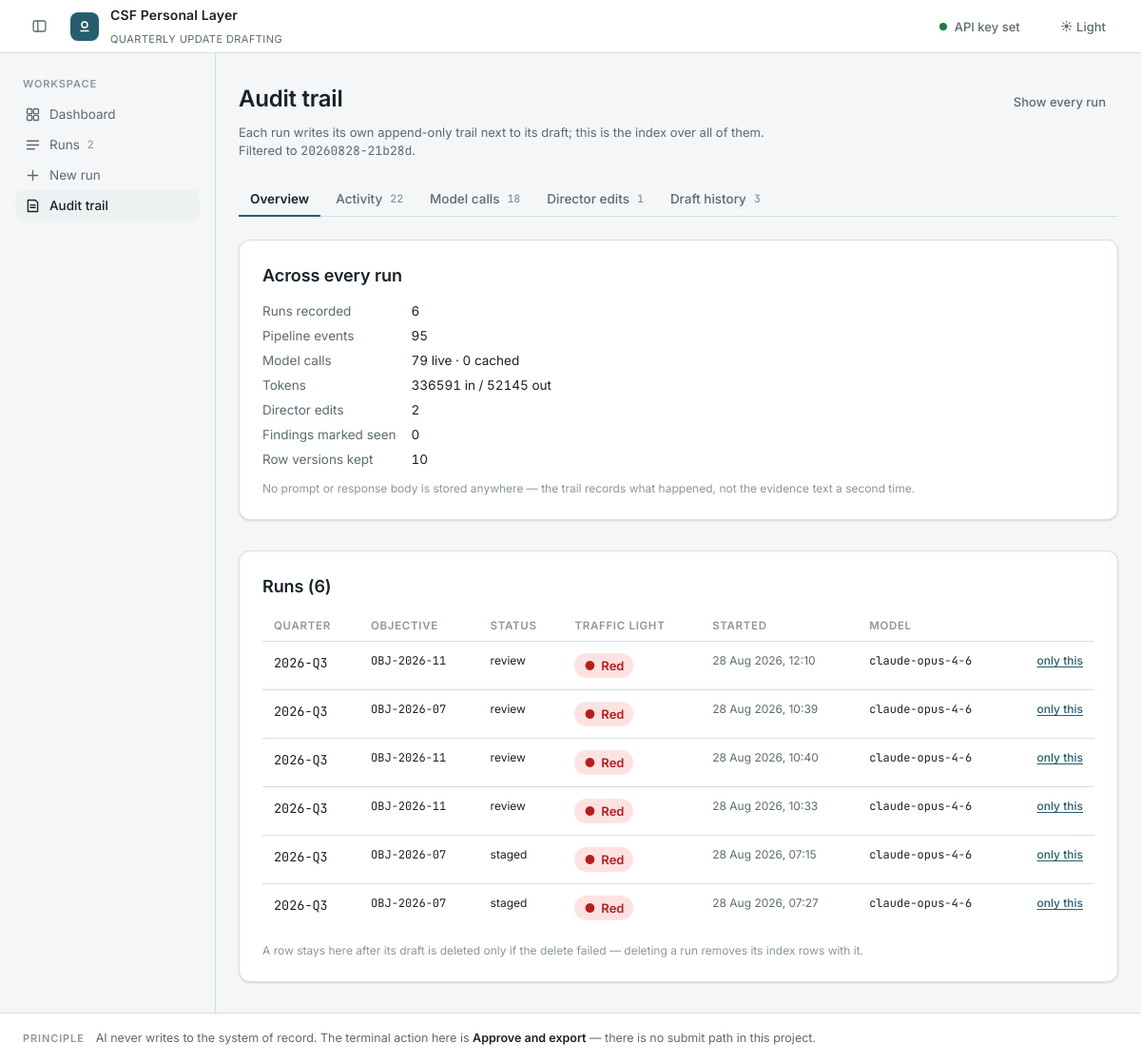
Screenshot of /audit?run=20260828-21b28d with the database file from the repository.
### tables this page shows
CREATE TABLE runs (
    thread_id        TEXT PRIMARY KEY,
    created_at       TEXT,
    updated_at       TEXT,
    status           TEXT,
    quarter          TEXT,
    objective_id     TEXT,
    objective_title  TEXT,
    as_of            TEXT,
    model            TEXT,
    evidence_count   INTEGER,
    traffic_light    TEXT,
    progress_percent INTEGER,
    staged_at        TEXT
);

### app/main.py (the view)
@app.get("/audit", response_class=HTMLResponse)
async def workspace_audit(request: Request, run: str = ""):
    index()
    return render(
        request,
        "audit_all.html",
        {
            "totals": db.totals(),
            "runs": db.runs(),
            "events": db.audit_rows(run or None, "event", limit=300),
            "llm_calls": db.audit_rows(run or None, "llm_call", limit=300),
            "edits": db.audit_rows(run or None, "edit", limit=300),
            "acks": db.audit_rows(run or None, "ack", limit=300),
            "snapshots": db.drafts(run or None, limit=200),
            "filter_run": run,
            "db_path": settings.workspace_db,
        },
        nav="workspace-audit",
    )

### app/templates/audit_all.html (shortened to what this page needs)
{% extends "base.html" %}
{% from "partials/macros.html" import tl_badge, calculating %}
{% block content %}
<div style="display:flex;align-items:baseline;justify-content:space-between;gap:var(--s4);flex-wrap:wrap;margin-bottom:var(--s2)">
  <h1 class="page-title">Audit trail</h1>
  {% if filter_run %}
    <a class="btn btn-sm btn-ghost" href="/audit">Show every run</a>
  {% endif %}
</div>
<p class="small muted" style="max-width:70ch;margin-bottom:var(--s5)">
  Each run writes its own append-only trail next to its draft; this is the index over all of them.
  {% if filter_run %}Filtered to <span class="mono">{{ filter_run }}</span>.{% endif %}
</p>
{% if not totals.runs and not totals.events %}
  <div class="card empty">
    <div class="eyebrow" style="margin-bottom:var(--s3)">Nothing has happened yet</div>
    <h2>No runs recorded</h2>
    <p>Every pipeline stage, model call and director edit lands here as it happens. Start a run and this page fills in behind it — including what each call cost and what the row said before you changed it.</p>
    <div style="display:flex;gap:var(--s3);justify-content:center;flex-wrap:wrap">
      <a class="btn btn-primary" href="/runs/new">New run</a>
      <a class="btn" href="/">Back to runs</a>
    </div>
  </div>
{% else %}
<div class="tabset">
  <div class="tabs" role="tablist" aria-label="Workspace ledgers">
    <button class="tab" data-action="tab" data-tab="overview" role="tab" aria-selected="true">Overview</button>
    <button class="tab" data-action="tab" data-tab="activity" role="tab" aria-selected="false">Activity <span class="tab-count">{{ events | length }}</span></button>
    <button class="tab" data-action="tab" data-tab="calls" role="tab" aria-selected="false">Model calls <span class="tab-count">{{ llm_calls | length }}</span></button>
    <button class="tab" data-action="tab" data-tab="edits" role="tab" aria-selected="false">Director edits <span class="tab-count">{{ edits | length }}</span></button>
    <button class="tab" data-action="tab" data-tab="drafts" role="tab" aria-selected="false">Draft history <span class="tab-count">{{ snapshots | length }}</span></button>
  </div>
  <div class="tab-panel" data-panel="overview" role="tabpanel">
    <div class="stack">
    <div class="card card-pad">
      <h2 class="section-h" style="margin-bottom:var(--s3)">Across every run</h2>
      <dl class="kv">
        <dt>Runs recorded</dt><dd class="tnum">{{ totals.runs }}</dd>
        <dt>Pipeline events</dt><dd class="tnum">{{ totals.events }}</dd>
        <dt>Model calls</dt><dd class="tnum">{{ totals.llm_calls }} live · 0 cached</dd>
        <dt>Tokens</dt><dd class="tnum">{{ totals.llm_input_tokens }} in / {{ totals.llm_output_tokens }} out</dd>
        <dt>Director edits</dt><dd class="tnum">{{ totals.edits }}</dd>
        <dt>Findings marked seen</dt><dd class="tnum">{{ totals.acks }}</dd>
        <dt>Row versions kept</dt><dd class="tnum">{{ totals.drafts }}</dd>
      </dl>
      <p class="tiny subtle" style="margin-top:var(--s3)">No prompt or response body is stored anywhere — the trail records what happened, not the evidence text a second time.</p>
    </div>
    <div class="card card-pad">
      <h2 class="section-h" style="margin-bottom:var(--s3)">Runs ({{ runs | length }})</h2>
      <div style="overflow-x:auto"><table class="tbl">
        <thead><tr><th>Quarter</th><th>Objective</th><th>Status</th><th>Traffic light</th><th>Started</th><th>Model</th><th></th></tr></thead>
        <tbody>
          {% for r in runs %}
            <tr>
              <td class="mono tnum nowrap">{{ r.quarter or "—" }}</td>
              <td class="mono tiny">{{ r.objective_id or "—" }}</td>
              <td class="tiny">{{ r.status or "—" }}</td>
              <td>{% if r.status == "running" and not r.traffic_light %}{{ calculating() }}{% else %}{{ tl_badge(r.traffic_light) }}{% endif %}</td>
              <td class="tiny nowrap muted">{{ r.created_at | fmt_datetime }}</td>
              <td class="mono tiny">{{ r.model or "—" }}</td>
              <td class="num tiny nowrap"><a class="link-btn tiny" href="/audit?run={{ r.thread_id }}">only this</a></td>
            </tr>
          {% else %}
            <tr><td colspan="7" class="muted">no runs indexed</td></tr>
          {% endfor %}
        </tbody></table></div>
      <p class="tiny subtle" style="margin-top:var(--s3)">A row stays here after its draft is deleted only if the delete failed — deleting a run removes its index rows with it.</p>
    </div>
    </div>
  </div>
</div>
{% endif %}
{% endblock %}

### app/templates/partials/macros.html (shortened to what this page needs)
{% set TL_GLYPH = {"Red": "●", "Amber": "◐", "Green": "○", "Blue": "◆"} %}
{% macro tl_badge(value, lg=False) %}
  {%- if not value -%}<span class="muted">—</span>
  {%- else -%}<span class="badge {% if lg %}badge-lg {% endif %}tl-{{ value }}"><span class="glyph" aria-hidden="true">{{ TL_GLYPH.get(value, "•") }}</span>{{ value }}</span>
  {%- endif -%}
{% endmacro %}

### rows the page displays
runs: quarter "2026-Q3", objective "OBJ-2026-11", status "review", get "●", traffic_light "Red", created_at|fmt_datetime "28 Aug 2026, 12:10", model "claude-opus-4-6"
runs: quarter "2026-Q3", objective "OBJ-2026-07", status "review", get "●", traffic_light "Red", created_at|fmt_datetime "28 Aug 2026, 10:39", model "claude-opus-4-6"
runs: quarter "2026-Q3", objective "OBJ-2026-11", status "review", get "●", traffic_light "Red", created_at|fmt_datetime "28 Aug 2026, 10:40", model "claude-opus-4-6"
runs: quarter "2026-Q3", objective "OBJ-2026-11", status "review", get "●", traffic_light "Red", created_at|fmt_datetime "28 Aug 2026, 10:33", model "claude-opus-4-6"
runs: quarter "2026-Q3", objective "OBJ-2026-07", status "staged", get "●", traffic_light "Red", created_at|fmt_datetime "28 Aug 2026, 07:15", model "claude-opus-4-6"
runs: quarter "2026-Q3", objective "OBJ-2026-07", status "staged", get "●", traffic_light "Red", created_at|fmt_datetime "28 Aug 2026, 07:27", model "claude-opus-4-6"

### other values shown
{{ run_count or '' }} "2"
{{ filter_run }} "20260828-21b28d"
{{ events | length }} "22"
{{ llm_calls | length }} "18"
{{ edits | length }} "1"
{{ snapshots | length }} "3"
{{ totals.runs }} "6"
{{ totals.events }} "95"
{{ totals.llm_calls }} "79"
{{ totals.llm_input_tokens }} "336591"
{{ totals.llm_output_tokens }} "52145"
{{ totals.edits }} "2"
{{ totals.acks }} "0"
{{ totals.drafts }} "10"
{{ runs | length }} "6"
